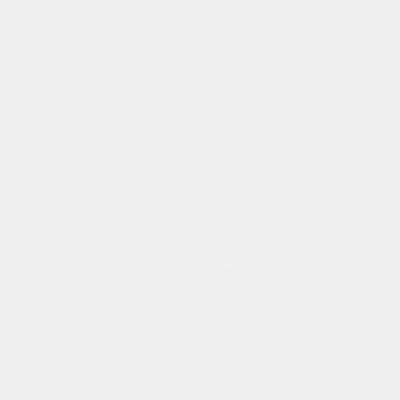
Frame 1 (no input)
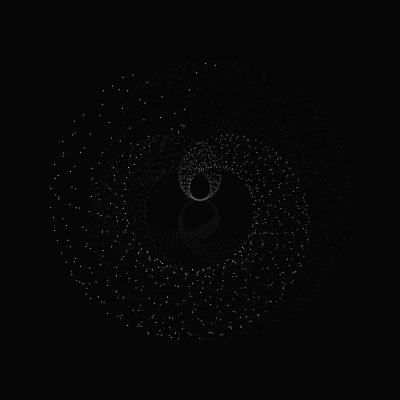
Frame 60 (no input)
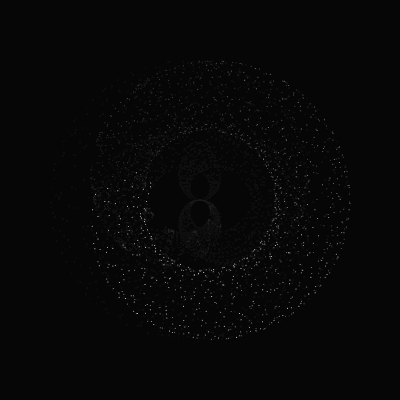
Frame 120 (the mouse pressed at the canvas centre since frame 60)

The p5.js sketch that drew these frames (run headless with seeded random() and noise() and a simulated clock; from frame 60 on, the mouse is pressed at the canvas centre):

// p5.js sketch
// ── sketch.js
function setup() {
  createCanvas(400, 400);
}

function draw() {
  translate(width / 2, height / 2);
  background(0, 16);
  let pCount = 45;
  let r = 150;
  stroke(255);
  let d = 25;
  let mul = 2/8;
  let rCount = 1;
  for (let j = 0; j < rCount; j++) {
    let phase = (sin(frameCount*0.01)*0.5+0.5)*d*pCount
    for (let i =phase; i < pCount +phase; i++) {
      let ang = ((i * PI) / pCount) ;
      let k = cos(ang * mul);
      let x = ((r/2+cos(i*sin(frameCount*0.01))*r/4+r/4) * k * cos(ang + (j*0.5 * mul) / rCount) * (j + 1)) / rCount;
      let y = ((r/2+cos(i*sin(frameCount*0.01))*r/4+r/4) * k * sin(ang ) * (j + 1)) / rCount;
      point(x, y);
    }
  }
}
